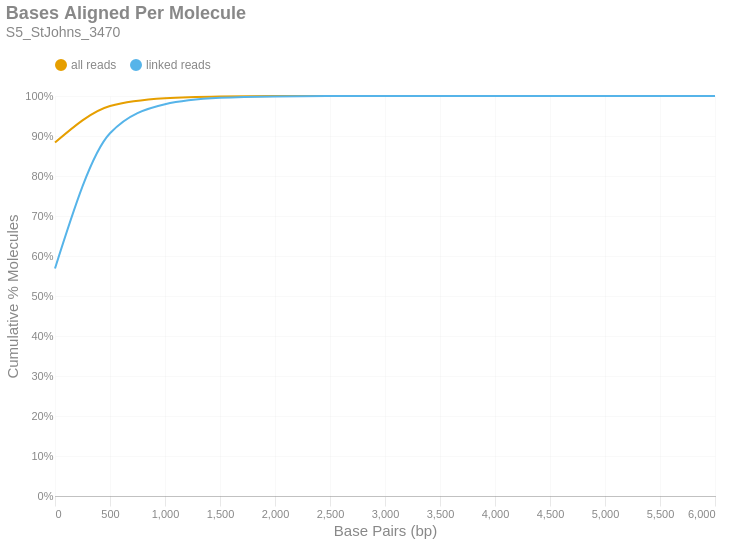

Notebook code for this chart:
### Markdown cell above
### Bases Aligned Per Molecule
This is a cumulative frequency distribution showing the number of base pairs aligned per unique molecule. These data are shown in 500 bp bins. There are two distributions: one with `all reads` (yellow) and another with only `linked reads` (blue). The percent of molecules in the `linked reads` distribution is relative to the total number of linked molecules.

### Code cell
if SKIPLR:
    print_html(f"Skipped")
else:
    binned_df = consolidated_hist(valids['aligned_bp'], mask, 500, True)
    with SafeRender(binned_df):
        (
            density_plot(binned_df, 'Bases Aligned Per Molecule', samplename, 'basesper')
            .encode(
                x=alt.X('bin:Q', title="Base Pairs (bp)").axis(tickMinStep=500).scale(padding=0),
                y=alt.Y('value:Q', title='Cumulative % Molecules')
                    .axis(format='%')
                    .scale(domain = [0,1])
                    .stack(False),
                color=alt.Color("key:N").scale(domain = ["all reads", "linked reads"]),
                tooltip = [
                    alt.Tooltip("key:N", title = "Data Type"),
                    alt.Tooltip("range_label:N", title="Bases Aligned Per Molecule"),
                    alt.Tooltip("value:Q", format = ".2%", title="% Molecules (Cum.)")
                ]
            )
        ).display()

### Figure 1 — Vega-Lite specification as saved in the notebook (floating-point values rounded to 4 significant figures)
{"width": "container", "height": 400, "config": {"title": {"anchor": "start", "dy": -15, "fontSize": 18, "color": "#888888", "subtitleColor": "#888888", "subtitleFontSize": 14}, "arc": {"fill": "#0072B2"}, "axis": {"domainColor": "#888888", "domainWidth": 0.5, "gridWidth": 0.2, "grid": false, "titleFontWeight": 400, "titleFontSize": 15, "labelFontSize": 11, "labelColor": "#888888", "tickColor": "#888888", "tickWidth": 0.2, "titleColor": "#888888"}, "axisBand": {"grid": false}, "axisX": {"grid": true, "tickSize": 10, "domainCap": "round"}, "axisY": {"domain": false, "grid": true, "tickSize": 0, "domainCap": "round"}, "background": "transparent", "header": {"labelFontSize": 15, "labelColor": "#888888", "titleFontSize": 15, "titleFontWeight": 600, "titleColor": "#888888"}, "legend": {"labelFont": "sans-serif", "labelFontSize": 12, "labelColor": "#888888", "symbolSize": 100, "symbolType": "circle", "titleFontSize": 12, "titlePadding": 10, "titleColor": "#888888", "title": null, "orient": "top"}, "range": {"category": ["#E69F00", "#56B4E9", "#009E73", "#F0E442", "#0072B2", "#D55E00", "#CC79A7", "#000000"], "diverging": ["#cfe8f3", "#a2d4ec", "#73bfe2", "#46abdb", "#1696d2", "#12719e"]}, "area": {"fill": "#0072B2", "fillOpacity": 0.7, "line": true, "strokeOpacity": 0.7}, "line": {"color": "#0072B2", "stroke": "#0072B2", "strokeWidth": 2}, "trail": {"color": "#0072B2", "stroke": "#0072B2", "strokeWidth": 0, "size": 1}, "point": {"filled": true, "fillOpacity": 1.0, "size": 95}, "text": {"color": "#888888", "fontSize": 11, "align": "right", "fontWeight": 400, "size": 11}, "bar": {"fill": "#0072B2", "stroke": null}, "view": {"stroke": null, "continuousWidth": 660, "continuousHeight": 400}}, "data": {"name": "data-ba7a582ad04aa353082c7ce6db497645"}, "mark": {"type": "line", "interpolate": "monotone", "point": {"opacity": 0, "size": 275}}, "encoding": {"color": {"field": "key", "scale": {"domain": ["all reads", "linked reads"]}, "type": "nominal"}, "tooltip": [{"field": "key", "title": "Data Type", "type": "nominal"}, {"field": "range_label", "title": "Bases Aligned Per Molecule", "type": "nominal"}, {"field": "value", "format": ".2%", "title": "% Molecules (Cum.)", "type": "quantitative"}], "x": {"axis": {"tickMinStep": 500}, "field": "bin", "scale": {"padding": 0}, "title": "Base Pairs (bp)", "type": "quantitative"}, "y": {"axis": {"format": "%"}, "field": "value", "scale": {"domain": [0, 1]}, "stack": false, "title": "Cumulative % Molecules", "type": "quantitative"}}, "params": [{"name": "param_c36ac31b6afebe62", "select": {"type": "point", "fields": ["key"]}, "bind": "legend"}], "title": {"text": "Bases Aligned Per Molecule", "subtitle": "S5_StJohns_3470"}, "transform": [{"fold": ["all reads (cumsum)", "linked reads (cumsum)"]}, {"calculate": "replace(datum.key, ' (cumsum)', '')", "as": "key"}, {"filter": {"param": "param_c36ac31b6afebe62"}}], "usermeta": {"embedOptions": {"downloadFileName": "S5_StJohns_3470.basesper"}}, "$schema": "https://vega.github.io/schema/vega-lite/v6.1.0.json", "datasets": {"data-ba7a582ad04aa353082c7ce6db497645": [{"bin": "0.0", "interval": "0.0-500.0", "all reads": 0.8836, "linked reads": 0.5689, "all reads (cumsum)": 0.8836, "linked reads (cumsum)": 0.5689, "range_label": "0-499"}, {"bin": "500.0", "interval": "500.0-1000.0", "all reads": 0.09133, "linked reads": 0.3378, "all reads (cumsum)": 0.9749, "linked reads (cumsum)": 0.9067, "range_label": "500-999"}, {"bin": "1000.0", "interval": "1000.0-1500.0", "all reads": 0.01953, "linked reads": 0.07259, "all reads (cumsum)": 0.9944, "linked reads (cumsum)": 0.9793, "range_label": "1000-1499"}, {"bin": "1500.0", "interval": "1500.0-2000.0", "all reads": 0.004323, "linked reads": 0.01607, "all reads (cumsum)": 0.9988, "linked reads (cumsum)": 0.9954, "range_label": "1500-1999"}, {"bin": "2000.0", "interval": "2000.0-2500.0", "all reads": 0.0009777, "linked reads": 0.003634, "all reads (cumsum)": 0.9997, "linked reads (cumsum)": 0.999, "range_label": "2000-2499"}, {"bin": "2500.0", "interval": "2500.0-3000.0", "all reads": 0.000195, "linked reads": 0.0007248, "all reads (cumsum)": 0.9999, "linked reads (cumsum)": 0.9997, "range_label": "2500-2999"}, {"bin": "3000.0", "interval": "3000.0-3500.0", "all reads": 5.102e-05, "linked reads": 0.0001896, "all reads (cumsum)": 1.0, "linked reads (cumsum)": 0.9999, "range_label": "3000-3499"}, {"bin": "3500.0", "interval": "3500.0-4000.0", "all reads": 1.319e-05, "linked reads": 4.903e-05, "all reads (cumsum)": 1.0, "linked reads (cumsum)": 1.0, "range_label": "3500-3999"}, {"bin": "4000.0", "interval": "4000.0-4500.0", "all reads": 5.227e-06, "linked reads": 1.943e-05, "all reads (cumsum)": 1.0, "linked reads (cumsum)": 1.0, "range_label": "4000-4499"}, {"bin": "4500.0", "interval": "4500.0-5000.0", "all reads": 8.712e-07, "linked reads": 3.238e-06, "all reads (cumsum)": 1.0, "linked reads (cumsum)": 1.0, "range_label": "4500-4999"}, {"bin": "5000.0", "interval": "5000.0-5500.0", "all reads": 4.978e-07, "linked reads": 1.85e-06, "all reads (cumsum)": 1.0, "linked reads (cumsum)": 1.0, "range_label": "5000-5499"}, {"bin": "5500.0", "interval": "5500.0-6000.0", "all reads": 0.0, "linked reads": 0.0, "all reads (cumsum)": 1.0, "linked reads (cumsum)": 1.0, "range_label": "5500-5999"}, {"bin": "6000.0", "interval": "6000.0-6500.0", "all reads": 1.245e-07, "linked reads": 4.625e-07, "all reads (cumsum)": 1.0, "linked reads (cumsum)": 1.0, "range_label": "6000-6499"}]}}
